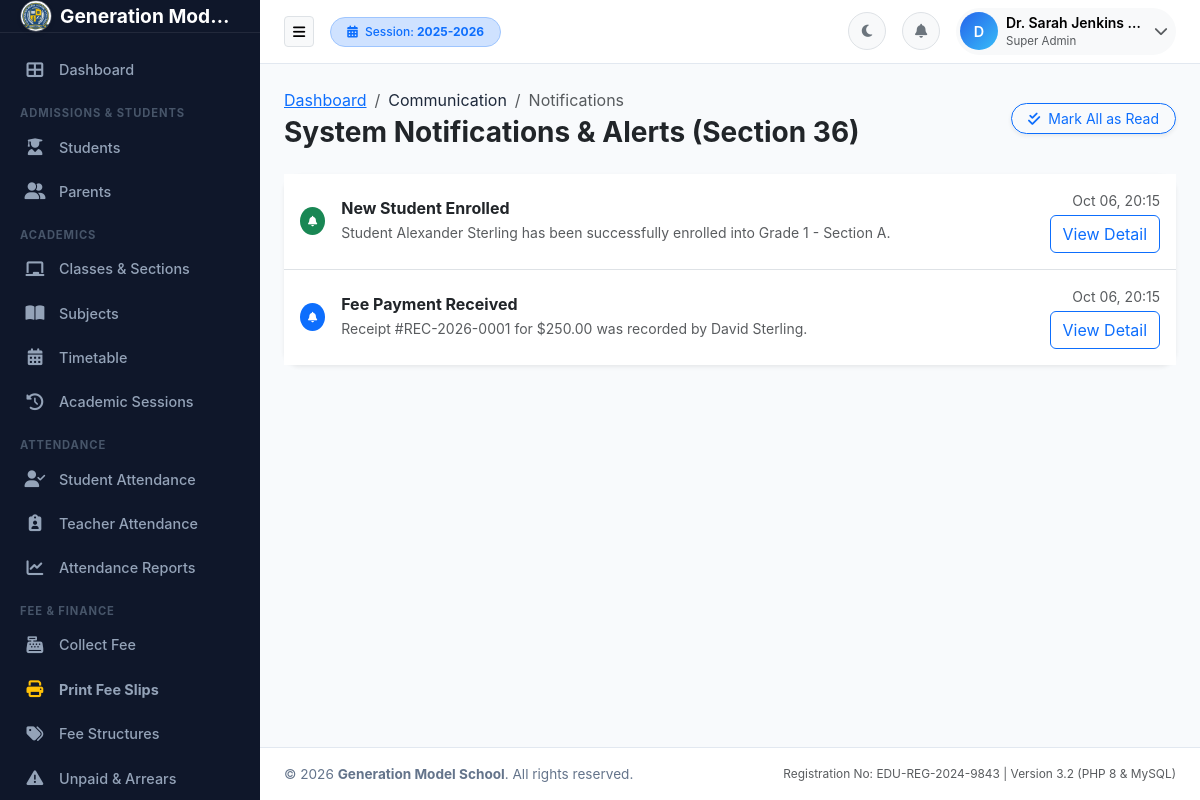
The page /communication/notifications.php (signed in) on the database its author committed.
### tables this page shows
CREATE TABLE academic_sessions (
    id INT AUTO_INCREMENT PRIMARY KEY,
    session_name VARCHAR(50) NOT NULL UNIQUE,
    start_date DATE NOT NULL,
    end_date DATE NOT NULL,
    is_current TINYINT(1) DEFAULT 0,
    status ENUM('active', 'inactive', 'archived') DEFAULT 'active',
    created_at TIMESTAMP DEFAULT CURRENT_TIMESTAMP
);

CREATE TABLE notifications (
    id INT AUTO_INCREMENT PRIMARY KEY,
    user_id INT NOT NULL,
    title VARCHAR(150) NOT NULL,
    message TEXT NOT NULL,
    link VARCHAR(255) NULL,
    is_read TINYINT(1) DEFAULT 0,
    type VARCHAR(50) DEFAULT 'info',
    created_at TIMESTAMP DEFAULT CURRENT_TIMESTAMP,
    FOREIGN KEY (user_id) REFERENCES users(id) ON DELETE CASCADE
);

### includes/functions.php (called while the page is built, shortened)
<?php
require_once __DIR__ . '/../config/config.php';
function getActiveSession() {
    global $pdo;
    $stmt = $pdo->query("SELECT * FROM academic_sessions WHERE is_current = 1 LIMIT 1");
    $activeSession = $stmt->fetch();
    return $activeSession;
}

### config/config.php (called while the page is built, shortened)
<?php
function e($string) {
    return htmlspecialchars((string)($string ?? ''), ENT_QUOTES, 'UTF-8');
}
function formatDate($date, $format = 'M d, Y') {
    return date($format, strtotime($date));
}

### includes/auth.php (called while the page is built, shortened)
<?php
require_once __DIR__ . '/../config/config.php';
function isLoggedIn() {
    return isset($_SESSION['user_id']) && !empty($_SESSION['user_id']);
}
function getCurrentUser() {
    if (isset($_SESSION['user_data'])) {
        return $_SESSION['user_data'];
    }
    return null;
}

### communication/notifications.php (the view, shortened to what this page needs)
<?php
require_once __DIR__ . '/../config/config.php';
require_once __DIR__ . '/../includes/auth.php';
require_once __DIR__ . '/../includes/permissions.php';
require_once __DIR__ . '/../includes/functions.php';
$userId = getCurrentUserId();
$stmt = $pdo->prepare("SELECT * FROM notifications WHERE user_id = ? ORDER BY created_at DESC");
$stmt->execute([$userId]);
$notifications = $stmt->fetchAll();
require_once __DIR__ . '/../includes/header.php';
?>
<div class="d-flex flex-column flex-md-row justify-content-between align-items-md-center mb-4 gap-3">
    <div>
        <nav aria-label="breadcrumb">
            <ol class="breadcrumb mb-1">
                <li class="breadcrumb-item"><a href="<?= BASE_PATH ?>/dashboard.php">Dashboard</a></li>
                <li class="breadcrumb-item">Communication</li>
                <li class="breadcrumb-item active">Notifications</li>
            </ol>
        </nav>
        <h3 class="fw-bold text-dark mb-0">System Notifications & Alerts (Section 36)</h3>
    </div>
    <a href="<?= BASE_PATH ?>/communication/notifications.php?action=read_all" class="btn btn-outline-primary btn-sm rounded-pill px-3 shadow-sm">
        <i class="fas fa-check-double me-1"></i> Mark All as Read
    </a>
</div>
<div class="card border-0 shadow-sm rounded-4">
    <div class="card-body p-0">
        <div class="list-group list-group-flush">
            <?php if (empty($notifications)): ?>
                <div class="text-center py-5 text-muted">
                    <i class="fas fa-bell-slash fs-1 d-block mb-3 text-secondary"></i>
                    No alerts or notifications at this time.
                </div>
            <?php else: ?>
                <?php foreach ($notifications as $n): ?>
                    <div class="list-group-item p-3 <?= $n['is_read'] ? '' : 'bg-light' ?>">
                        <div class="d-flex justify-content-between align-items-center">
                            <div class="d-flex align-items-center">
                                <span class="badge bg-<?= $n['type'] === 'success' ? 'success' : ($n['type'] === 'warning' ? 'warning' : 'primary') ?> me-3 p-2 rounded-circle">
                                </span>
                                <div>
                                    <h6 class="fw-bold mb-1 text-dark"><?= e($n['title']) ?></h6>
                                    <p class="text-muted small mb-0"><?= e($n['message']) ?></p>
                                </div>
                            </div>
                            <div class="text-end">
                                <small class="text-muted d-block"><?= formatDate($n['created_at'], 'M d, H:i') ?></small>
                                <?php if (!empty($n['link'])): ?>
                                    <a href="<?= BASE_PATH ?>/<?= e($n['link']) ?>" class="btn btn-xs btn-outline-primary mt-1">View Detail</a>
                                <?php endif; ?>
                            </div>
                        </div>
                    </div>
                <?php endforeach; ?>
            <?php endif; ?>
        </div>
    </div>
</div>
<?php require_once __DIR__ . '/../includes/footer.php'; ?>

### includes/navbar.php (shortened to what this page needs)
<header class="app-navbar">
    <div class="d-flex align-items-center">
        <button type="button" class="btn btn-light border btn-sm me-3" id="sidebarToggle" aria-label="Toggle Sidebar">
            <i class="fas fa-bars"></i>
        </button>
        <div class="d-none d-md-block">
            <span class="badge bg-primary-subtle text-primary border border-primary-subtle px-3 py-2 rounded-pill">
                <i class="fas fa-calendar-alt me-1"></i> Session: <strong><?= e($activeSession['session_name'] ?? '2025-2026') ?></strong>
            </span>
        </div>
    </div>
    <div class="nav-actions">
        <button class="btn btn-light border btn-sm rounded-circle d-flex align-items-center justify-content-center" id="themeToggleBtn" style="width: 38px; height: 38px;" title="Toggle Dark/Light Mode">
            <i class="fas fa-moon text-secondary"></i>
        </button>
        <div class="dropdown">
            <button class="btn btn-light border btn-sm rounded-circle position-relative d-flex align-items-center justify-content-center" style="width: 38px; height: 38px;" id="notificationsDropdown" data-bs-toggle="dropdown" aria-expanded="false">
                <i class="fas fa-bell text-secondary"></i>
            </button>
        </div>
        <div class="dropdown">
            <button class="btn btn-light border-0 p-1 d-flex align-items-center rounded-pill" id="userMenuDropdown" data-bs-toggle="dropdown" aria-expanded="false">
                <div class="avatar-initials me-2">
                    <?= strtoupper(substr($currentUser['full_name'] ?? 'U', 0, 1)) ?>
                </div>
                <div class="text-start d-none d-lg-block me-2">
                    <div class="fw-semibold small text-truncate" style="max-width: 140px;"><?= e($currentUser['full_name'] ?? 'User') ?></div>
                    <div class="text-muted" style="font-size: 0.72rem;"><?= e($currentUser['role_display'] ?? 'Staff') ?></div>
                </div>
                <i class="fas fa-chevron-down text-muted small me-1"></i>
            </button>
        </div>
    </div>
</header>

### assets/css/style.css (style rules this page uses)
:root { --primary-color: #2563eb; --primary-hover: #1d4ed8; --secondary-color: #475569; --success-color: #10b981; --danger-color: #ef4444; --warning-color: #f59e0b; --info-color: #06b6d4; --bg-main: #f8fafc; --bg-card: #ffffff; --bg-sidebar: #0f172a; --sidebar-text: #94a3b8; --sidebar-active: #ffffff; --sidebar-active-bg: #1e293b; --text-main: #1e293b; --text-muted: #64748b; --border-color: #e2e8f0; --topbar-height: 64px; --sidebar-width: 260px; --sidebar-collapsed-width: 70px; --transition-speed: 0.25s; }
body { font-family: -apple-system, BlinkMacSystemFont, "Segoe UI", Roboto, "Helvetica Neue", Arial, sans-serif; background-color: var(--bg-main); color: var(--text-main); margin: 0; padding: 0; overflow-x: hidden; transition: background-color var(--transition-speed), color var(--transition-speed); }
.app-navbar { height: var(--topbar-height); background-color: var(--bg-card); border-bottom: 1px solid var(--border-color); display: flex; align-items: center; justify-content: space-between; padding: 0 1.5rem; position: sticky; top: 0; z-index: 1030; transition: background-color var(--transition-speed), border-color var(--transition-speed); }
.nav-actions { display: flex; align-items: center; gap: 1rem; }
.card { background-color: var(--bg-card); border: 1px solid var(--border-color); border-radius: 0.75rem; box-shadow: 0 1px 3px 0 rgba(0, 0, 0, 0.05); transition: background-color var(--transition-speed), border-color var(--transition-speed), box-shadow 0.2s ease; }
.badge { font-weight: 500; padding: 0.4em 0.75em; border-radius: 0.375rem; }
.avatar-initials { width: 38px; height: 38px; border-radius: 50%; background: linear-gradient(135deg, #2563eb, #38bdf8); color: #fff; display: inline-flex; align-items: center; justify-content: center; font-weight: 600; font-size: 0.9rem; }

### rows shown on the page
academic_sessions: session_name "2025-2026"
notifications: title "New Student Enrolled", message "Student Alexander Sterling has been successfully enrolled into Grade 1 - Section A.", created_at "Oct 06, 20:15"
notifications: title "Fee Payment Received", message "Receipt #REC-2026-0001 for $250.00 was recorded by David Sterling.", created_at "Oct 06, 20:15"

### other values the page prints
getSetting('school_name', 'Generation Model School') "Generation Mod…"
substr($currentUser['full_name'] ?? 'U', 0, 1) "D"
$currentUser['full_name'] "Dr. Sarah Jenkins…"
$currentUser['role_display'] "Super Admin"
getSetting('school_name', 'EduManage School Management System') "Generation Model School"
getSetting('registration_no', 'EDU-REG-2024-9843') "EDU-REG-2024-9843"
